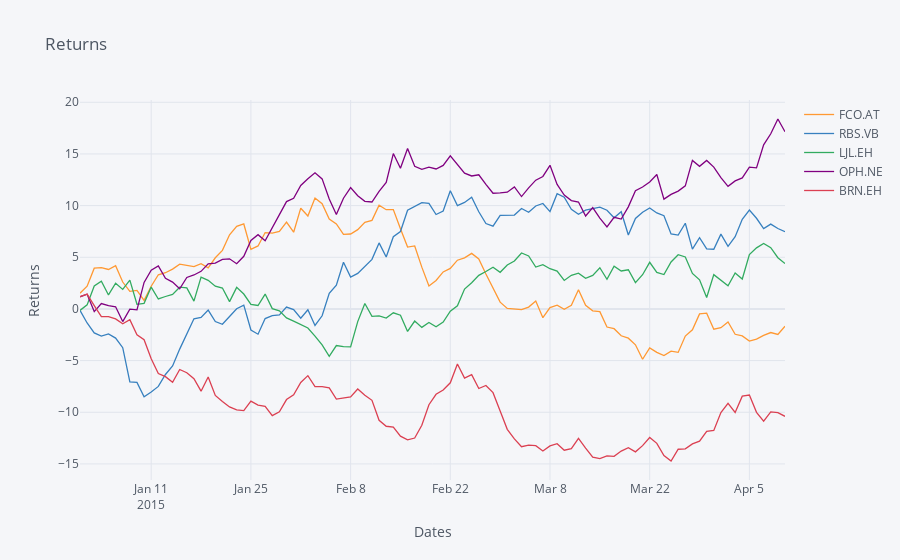

Notebook cell for this chart:
### Code cell
import cufflinks as cf
iplot(cf.datagen.lines().iplot(asFigure=True,
     kind='scatter', xTitle='Dates', yTitle='Returns', title='Returns'))
